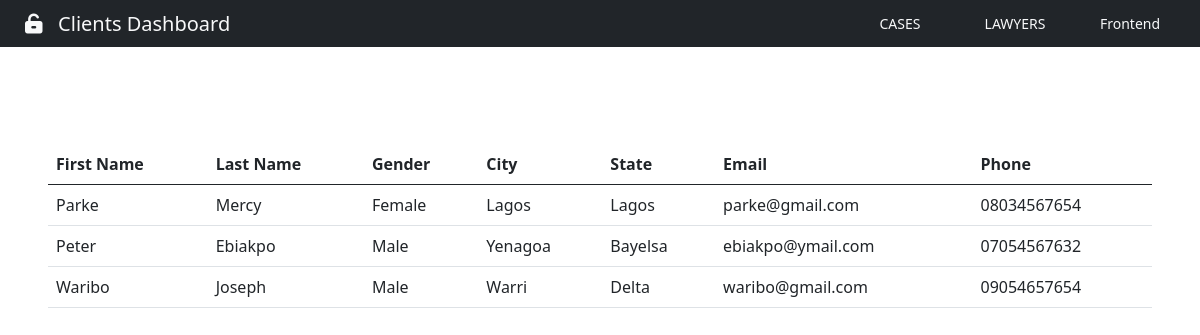
Before: /clientdashboard/ with the older database file.
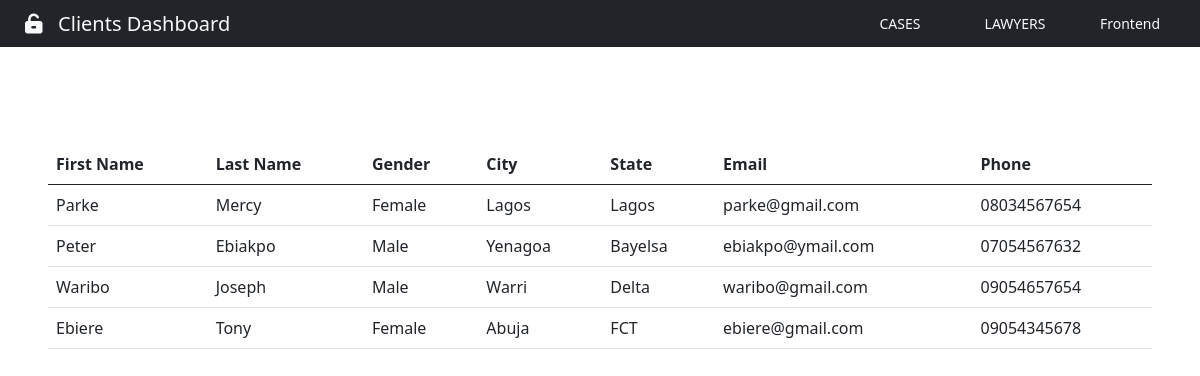
After: the same page with the newer database file.
### App/models.py (models this page shows, shortened)
class Client(models.Model):
    firstname = models.CharField(max_length=50)
    lastname = models.CharField(max_length=50)
    email = models.EmailField(max_length=50)
    password = models.CharField(max_length=16)
    gender = models.CharField(max_length=10, null=True, choices=GENDER)
    city = models.CharField(max_length=30)
    state = models.CharField(max_length=20)
    phone = models.CharField(max_length=25)
    case_type = models.CharField(max_length=100, null=True, choices=CASETYPE)
    description = models.TextField()
    profile = models.ImageField(blank=True, upload_to='pics', default='profile_picture')
    reg_at = models.DateTimeField(auto_now_add=True)

### App/views.py (the view)
# urls.py: path('clientdashboard/', views.clientdashboard, name="clientdashboard"),
def clientdashboard(request):
    clients = Client.objects.all()
    return render(request, "App/clientdashboard.html", {'clients': clients})

### App/templates/App/clientdashboard.html (shortened to what this page needs)
{% extends 'base.html' %} {% load static %}
{% block nav-btn %}
<a href="{% url 'logout' %}" class="btn btn-sm text-light" id="btn-nav"
  >Frontend</a
>
<a href="{% url 'lawyerdashboard' %}" class="btn btn-sm text-light" id="btn-nav"
  >LAWYERS</a
>
<a href="{% url 'cases' %}" class="btn btn-sm text-light" id="btn-nav">CASES</a>
{% endblock %}
{% block nav-content %}
<i class="fa-solid fa-unlock-keyhole"></i>&nbsp;&nbsp; Clients Dashboard {% endblock %}
{% block content %}
<div class="cotainer m-5">
    <div class="row">
        <div class="col-12">
            <table class="table">
                <thead>
                    <tr>
                        <th>First Name</th>
                        <th>Last Name</th>
                        <th>Gender</th>
                        <th>City</th>
                        <th>State</th>
                        <th>Email</th>
                        <th>Phone</th>
                    </tr>
                </thead>
                <tbody>
                    {% for client in clients %}
                    <tr>
                        <td>{{client.firstname}}</td>
                        <td>{{client.lastname}}</td>
                        <td>{{client.gender}}</td>
                        <td>{{client.city}}</td>
                        <td>{{client.state}}</td>
                        <td>{{client.email}}</td>
                        <td>{{client.phone}}</td>
                    </tr>
                    {% endfor %}
                </tbody>
            </table>
        </div>
    </div>
</div>
{% endblock content %}

Changed rows visible on the page:
added Client: firstname "Ebiere", lastname "Tony", gender "Female", city "Abuja", state "FCT", email "ebiere@gmail.com", phone "09054345678"
